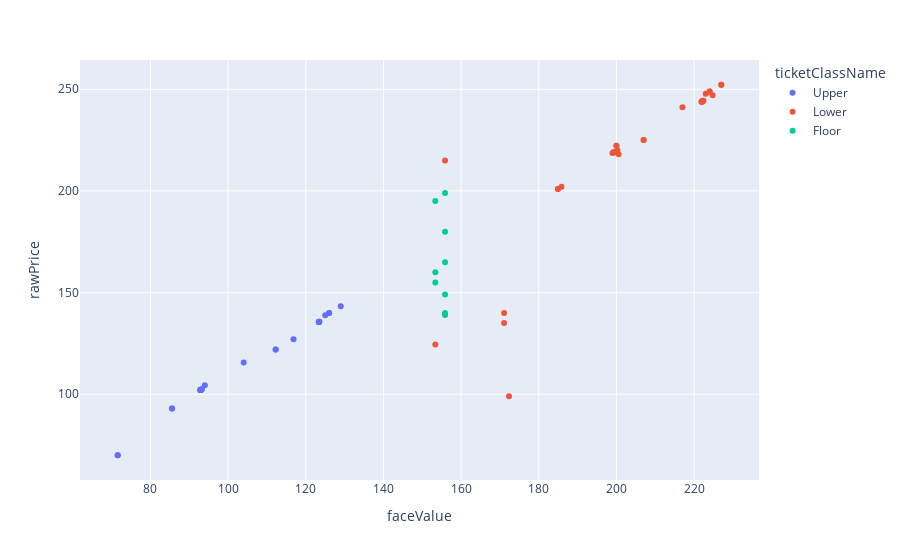

The notebook cell saved with this chart:
### Code cell
import plotly.express as px

### Figure 1 — Plotly figure (JSON) as saved in the notebook; plotly's stock layout.template omitted (floating-point values rounded to 4 significant figures)
{"data": [{"hovertemplate": "ticketClassName=Upper<br>faceValue=%{x}<br>rawPrice=%{y}<extra></extra>", "legendgroup": "Upper", "marker": {"color": "#636efa", "symbol": "circle"}, "mode": "markers", "name": "Upper", "orientation": "v", "showlegend": true, "type": "scatter", "x": [71.56, 71.56, 85.56, 85.56, 92.91, 92.91, 92.92, 92.92, 92.92, 92.92, 92.92, 92.93, 92.94, 92.94, 92.95, 92.96, 92.98, 92.99, 92.99, 93.03, 93.17, 93.21, 94, 104, 112.2, 112.2, 116.8, 123.3, 123.4, 123.4, 123.5, 123.5, 125, 126, 126, 129], "xaxis": "x", "y": [70, 70, 93, 93, 102.1, 102.1, 102.1, 102.1, 102.1, 102.1, 102.1, 102.1, 102.1, 102.1, 102.1, 102.2, 102.2, 102.2, 102.2, 102.2, 102.4, 102.4, 104.4, 115.6, 122, 122, 127, 135.5, 135.6, 135.6, 135.7, 135.7, 138.9, 140, 140, 143.3], "yaxis": "y"}, {"hovertemplate": "ticketClassName=Lower<br>faceValue=%{x}<br>rawPrice=%{y}<extra></extra>", "legendgroup": "Lower", "marker": {"color": "#EF553B", "symbol": "circle"}, "mode": "markers", "name": "Lower", "orientation": "v", "showlegend": true, "type": "scatter", "x": [172.3, 153.4, 171.1, 171.1, 184.9, 184.9, 185.8, 155.9, 200.6, 199.0, 199.3, 199.3, 199.4, 200.2, 200, 200, 207, 207, 217, 221.9, 221.9, 222, 222.0, 222.1, 222.1, 222.3, 222.3, 224.8, 223, 224, 224, 227, 227], "xaxis": "x", "y": [99, 124.5, 135.0, 140.0, 201, 201, 202, 215.0, 218, 218.7, 219.0, 219.0, 219.1, 220.0, 222.2, 222.2, 225, 225, 241.1, 243.8, 243.9, 244.0, 244.0, 244.0, 244.1, 244.3, 244.3, 247, 247.8, 248.9, 248.9, 252.2, 252.2], "yaxis": "y"}, {"hovertemplate": "ticketClassName=Floor<br>faceValue=%{x}<br>rawPrice=%{y}<extra></extra>", "legendgroup": "Floor", "marker": {"color": "#00cc96", "symbol": "circle"}, "mode": "markers", "name": "Floor", "orientation": "v", "showlegend": true, "type": "scatter", "x": [155.9, 155.9, 155.9, 153.4, 153.4, 155.9, 155.9, 153.4, 155.9], "xaxis": "x", "y": [139, 140, 149, 154.9, 159.9, 164.9, 179.9, 195, 199], "yaxis": "y"}], "layout": {"legend": {"title": {"text": "ticketClassName"}, "tracegroupgap": 0}, "margin": {"t": 60}, "xaxis": {"anchor": "y", "domain": [0, 1], "title": {"text": "faceValue"}}, "yaxis": {"anchor": "x", "domain": [0, 1], "title": {"text": "rawPrice"}}}}
